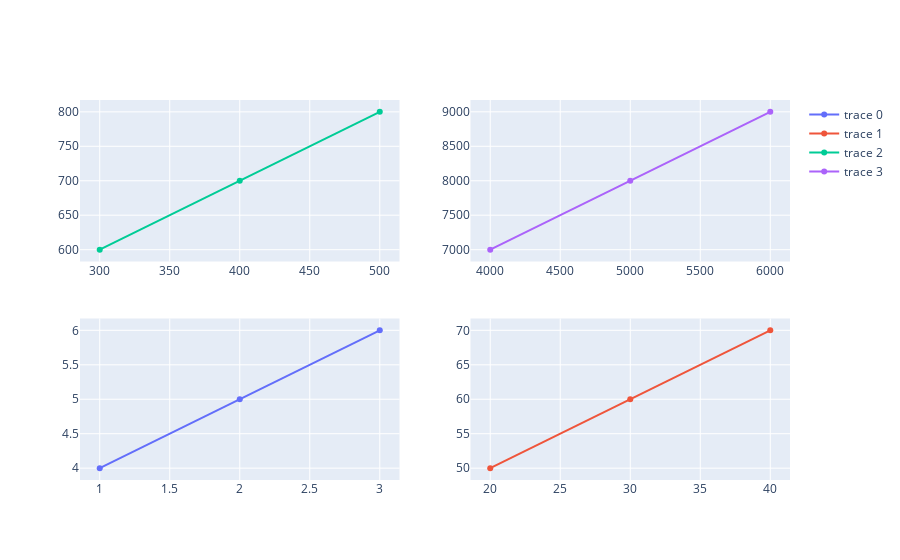

Source (notebook cell):
### Code cell
import plotly.graph_objects as go
from plotly.subplots import make_subplots

fig = make_subplots(rows=2, cols=2, start_cell="bottom-left")

fig.add_trace(go.Scatter(x=[1, 2, 3], y=[4, 5, 6]),
              row=1, col=1)

fig.add_trace(go.Scatter(x=[20, 30, 40], y=[50, 60, 70]),
              row=1, col=2)

fig.add_trace(go.Scatter(x=[300, 400, 500], y=[600, 700, 800]),
              row=2, col=1)

fig.add_trace(go.Scatter(x=[4000, 5000, 6000], y=[7000, 8000, 9000]),
              row=2, col=2)

fig.show()

### Figure 1 — Plotly figure (JSON) as saved in the notebook; plotly's stock layout.template omitted (floating-point values rounded to 4 significant figures)
{"data": [{"type": "scatter", "x": [1, 2, 3], "xaxis": "x", "y": [4, 5, 6], "yaxis": "y"}, {"type": "scatter", "x": [20, 30, 40], "xaxis": "x2", "y": [50, 60, 70], "yaxis": "y2"}, {"type": "scatter", "x": [300, 400, 500], "xaxis": "x3", "y": [600, 700, 800], "yaxis": "y3"}, {"type": "scatter", "x": [4000, 5000, 6000], "xaxis": "x4", "y": [7000, 8000, 9000], "yaxis": "y4"}], "layout": {"xaxis": {"anchor": "y", "domain": [0, 0.45]}, "xaxis2": {"anchor": "y2", "domain": [0.55, 1]}, "xaxis3": {"anchor": "y3", "domain": [0, 0.45]}, "xaxis4": {"anchor": "y4", "domain": [0.55, 1]}, "yaxis": {"anchor": "x", "domain": [0, 0.425]}, "yaxis2": {"anchor": "x2", "domain": [0, 0.425]}, "yaxis3": {"anchor": "x3", "domain": [0.575, 1]}, "yaxis4": {"anchor": "x4", "domain": [0.575, 1]}}}
